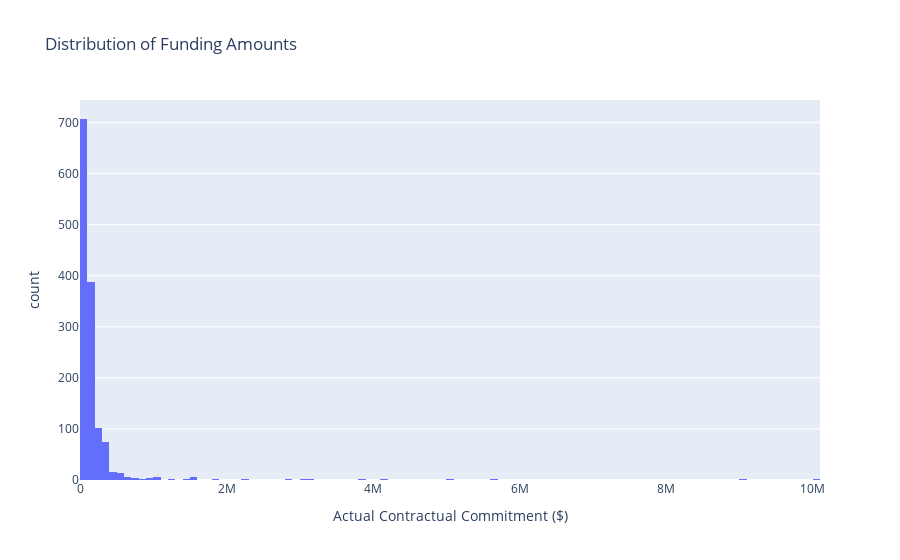

Notebook code for this chart:
### Markdown cell above
#### Chart - Distribution: The histogram illustrates a significantly skewed distribution, with the majority of the funding amounts concentrated within the range of $0 to $100k.

#### Observation
    - The skewness of the distribution is notably right-skewed, indicating that a large portion of the financial commitments fall towards the lower end of the spectrum. 
    - Funding Pattern: A predominant number of funding amounts are relatively small, with a minimal proportion allocated to larger funding amounts. This observation may imply that the funding approach prioritizes disbursing smaller sums to a wider array of recipients as opposed to allocating substantial amounts to a select few.
    - Resource Allocation: If the objective is to extend support to more participants through modest funds, this approach proves to be effective.

### Code cell
# Distribution of funding amounts
fig = px.histogram(df, x='Actual Contractual Commitment ($)', nbins=100, title='Distribution of Funding Amounts')
fig.show()

### Figure 1 — Plotly figure (JSON) as saved in the notebook; plotly's stock layout.template omitted (floating-point values rounded to 4 significant figures; data arrays with more than 128 entries replaced by an {"elided": "..."} marker saying what was removed)
{"data": [{"alignmentgroup": "True", "bingroup": "x", "hovertemplate": "Actual Contractual Commitment ($)=%{x}<br>count=%{y}<extra></extra>", "legendgroup": "", "marker": {"color": "#636efa", "pattern": {"shape": ""}}, "name": "", "nbinsx": 100, "offsetgroup": "", "orientation": "v", "showlegend": false, "type": "histogram", "x": {"elided": "1339 int values"}, "xaxis": "x", "yaxis": "y"}], "layout": {"barmode": "relative", "legend": {"tracegroupgap": 0}, "title": {"text": "Distribution of Funding Amounts"}, "xaxis": {"anchor": "y", "domain": [0, 1], "title": {"text": "Actual Contractual Commitment ($)"}}, "yaxis": {"anchor": "x", "domain": [0, 1], "title": {"text": "count"}}}}
